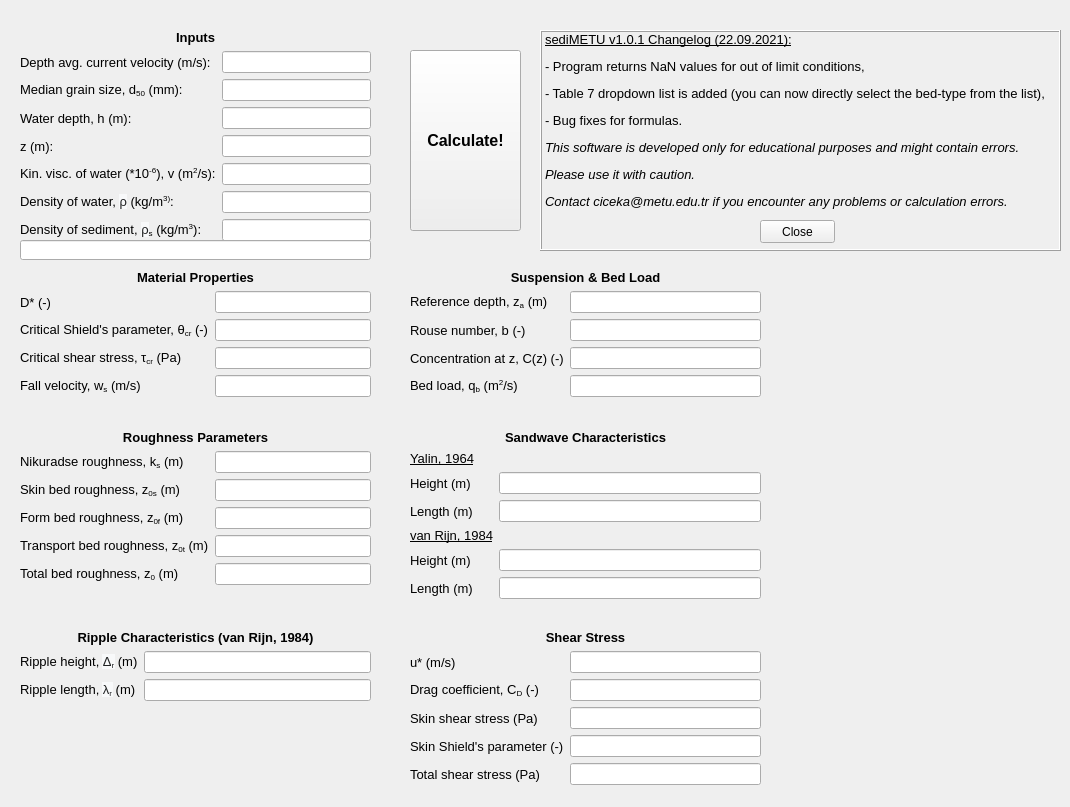
    <widget class="QWidget" name="tab">
     <attribute name="title">
      <string>Currents</string>
     </attribute>
     <widget class="QWidget" name="formLayoutWidget">
      <property name="geometry">
       <rect>
        <x>20</x>
        <y>30</y>
        <width>351</width>
        <height>232</height>
       </rect>
      </property>
      <layout class="QFormLayout" name="formLayout_2">
       <item row="2" column="0">
        <widget class="QLabel" name="Ubar_lbl">
         <property name="font">
          <font>
           <family>MS Shell Dlg 2</family>
           <pointsize>10</pointsize>
          </font>
         </property>
         <property name="text">
          <string>Depth avg. current velocity (m/s):</string>
         </property>
        </widget>
       </item>
       <item row="2" column="1">
        <widget class="QLineEdit" name="Ubar_txt"/>
       </item>
       <item row="3" column="0">
        <widget class="QLabel" name="d50_lbl">
         <property name="font">
          <font>
           <family>MS Shell Dlg 2</family>
           <pointsize>10</pointsize>
          </font>
         </property>
         <property name="text">
          <string>&lt;html&gt;&lt;head/&gt;&lt;body&gt;&lt;p&gt;Median grain size, d&lt;span style=&quot; vertical-align:sub;&quot;&gt;50&lt;/span&gt; (mm):&lt;/p&gt;&lt;/body&gt;&lt;/html&gt;</string>
         </property>
        </widget>
       </item>
       <item row="3" column="1">
        <widget class="QLineEdit" name="d50_txt"/>
       </item>
       <item row="4" column="0">
        <widget class="QLabel" name="h_lbl">
         <property name="font">
          <font>
           <family>MS Shell Dlg 2</family>
           <pointsize>10</pointsize>
           <weight>50</weight>
           <bold>false</bold>
           <strikeout>false</strikeout>
           <kerning>true</kerning>
          </font>
         </property>
         <property name="text">
          <string>Water depth, h (m):</string>
         </property>
        </widget>
       </item>
       <item row="4" column="1">
        <widget class="QLineEdit" name="h_txt"/>
       </item>
       <item row="6" column="0">
        <widget class="QLabel" name="nu_lbl">
         <property name="font">
          <font>
           <family>MS Shell Dlg 2</family>
           <pointsize>10</pointsize>
          </font>
         </property>
         <property name="text">
          <string>&lt;html&gt;&lt;head/&gt;&lt;body&gt;&lt;p&gt;Kin. visc. of water (*10&lt;span style=&quot; vertical-align:super;&quot;&gt;-6&lt;/span&gt;), v (m&lt;span style=&quot; vertical-align:super;&quot;&gt;2&lt;/span&gt;/s):&lt;/p&gt;&lt;/body&gt;&lt;/html&gt;</string>
         </property>
        </widget>
       </item>
       <item row="6" column="1">
        <widget class="QLineEdit" name="nu_txt"/>
       </item>
       <item row="7" column="0">
        <widget class="QLabel" name="ro_lbl">
         <property name="font">
          <font>
           <family>MS Shell Dlg 2</family>
           <pointsize>10</pointsize>
          </font>
         </property>
         <property name="text">
          <string>&lt;html&gt;&lt;head/&gt;&lt;body&gt;&lt;p&gt;Density of water, &lt;span style=&quot; font-family:'sans-serif'; color:#202122; background-color:#f8f9fa;&quot;&gt;ρ&lt;/span&gt; (kg/m&lt;span style=&quot; vertical-align:super;&quot;&gt;3)&lt;/span&gt;:&lt;/p&gt;&lt;/body&gt;&lt;/html&gt;</string>
         </property>
        </widget>
       </item>
       <item row="7" column="1">
        <widget class="QLineEdit" name="ro_txt"/>
       </item>
       <item row="8" column="1">
        <widget class="QLineEdit" name="ro_s_txt"/>
       </item>
       <item row="8" column="0">
        <widget class="QLabel" name="ro_s_lbl">
         <property name="font">
          <font>
           <family>MS Shell Dlg 2</family>
           <pointsize>10</pointsize>
          </font>
         </property>
         <property name="text">
          <string>&lt;html&gt;&lt;head/&gt;&lt;body&gt;&lt;p&gt;Density of sediment, &lt;span style=&quot; font-family:'sans-serif'; color:#202122; background-color:#f8f9fa;&quot;&gt;ρ&lt;/span&gt;&lt;span style=&quot; vertical-align:sub;&quot;&gt;s&lt;/span&gt; (kg/m&lt;span style=&quot; vertical-align:super;&quot;&gt;3&lt;/span&gt;):&lt;/p&gt;&lt;/body&gt;&lt;/html&gt;</string>
         </property>
        </widget>
       </item>
       <item row="5" column="0">
        <widget class="QLabel" name="z_lbl">
         <property name="font">
          <font>
           <family>MS Shell Dlg 2</family>
           <pointsize>10</pointsize>
          </font>
         </property>
         <property name="text">
          <string>z (m):</string>
         </property>
        </widget>
       </item>
       <item row="5" column="1">
        <widget class="QLineEdit" name="z_txt"/>
       </item>
       <item row="1" column="0" colspan="2">
        <widget class="QLabel" name="inputs_lbl">
         <property name="font">
          <font>
           <family>MS Shell Dlg 2</family>
           <pointsize>10</pointsize>
           <weight>75</weight>
           <bold>true</bold>
          </font>
         </property>
         <property name="text">
          <string>&lt;html&gt;&lt;head/&gt;&lt;body&gt;&lt;p align=&quot;center&quot;&gt;Inputs&lt;/p&gt;&lt;/body&gt;&lt;/html&gt;</string>
         </property>
        </widget>
       </item>
      </layout>
     </widget>
     <widget class="QPushButton" name="calculateCurrent_btn">
      <property name="geometry">
       <rect>
        <x>410</x>
        <y>50</y>
        <width>111</width>
        <height>181</height>
       </rect>
      </property>
      <property name="font">
       <font>
        <family>MS Shell Dlg 2</family>
        <pointsize>12</pointsize>
        <weight>75</weight>
        <bold>true</bold>
       </font>
      </property>
      <property name="text">
       <string>Calculate!</string>
      </property>
     </widget>
     <widget class="QWidget" name="formLayoutWidget_2">
      <property name="geometry">
       <rect>
        <x>20</x>
        <y>430</y>
        <width>351</width>
        <height>174</height>
       </rect>
      </property>
      <layout class="QFormLayout" name="formLayout_3">
       <item row="1" column="0" colspan="2">
        <widget class="QLabel" name="roughness_lbl">
         <property name="font">
          <font>
           <family>MS Shell Dlg 2</family>
           <pointsize>10</pointsize>
           <weight>75</weight>
           <bold>true</bold>
          </font>
         </property>
         <property name="text">
          <string>&lt;html&gt;&lt;head/&gt;&lt;body&gt;&lt;p align=&quot;center&quot;&gt;Roughness Parameters&lt;/p&gt;&lt;/body&gt;&lt;/html&gt;</string>
         </property>
        </widget>
       </item>
       <item row="2" column="0">
        <widget class="QLabel" name="ks_lbl">
         <property name="font">
          <font>
           <family>MS Shell Dlg 2</family>
           <pointsize>10</pointsize>
          </font>
         </property>
         <property name="text">
          <string>&lt;html&gt;&lt;head/&gt;&lt;body&gt;&lt;p&gt;Nikuradse roughness, k&lt;span style=&quot; vertical-align:sub;&quot;&gt;s&lt;/span&gt; (m)&lt;/p&gt;&lt;/body&gt;&lt;/html&gt;</string>
         </property>
        </widget>
       </item>
       <item row="2" column="1">
        <widget class="QLineEdit" name="ks_txt">
         <property name="readOnly">
          <bool>true</bool>
         </property>
        </widget>
       </item>
       <item row="3" column="0">
        <widget class="QLabel" name="z0s_lbl">
         <property name="font">
          <font>
           <family>MS Shell Dlg 2</family>
           <pointsize>10</pointsize>
          </font>
         </property>
         <property name="text">
          <string>&lt;html&gt;&lt;head/&gt;&lt;body&gt;&lt;p&gt;Skin bed roughness, z&lt;span style=&quot; vertical-align:sub;&quot;&gt;0s&lt;/span&gt; (m)&lt;/p&gt;&lt;/body&gt;&lt;/html&gt;</string>
         </property>
        </widget>
       </item>
       <item row="3" column="1">
        <widget class="QLineEdit" name="z0s_txt">
         <property name="readOnly">
          <bool>true</bool>
         </property>
        </widget>
       </item>
       <item row="4" column="0">
        <widget class="QLabel" name="z0f_lbl">
         <property name="font">
          <font>
           <family>MS Shell Dlg 2</family>
           <pointsize>10</pointsize>
          </font>
         </property>
         <property name="text">
          <string>&lt;html&gt;&lt;head/&gt;&lt;body&gt;&lt;p&gt;Form bed roughness, z&lt;span style=&quot; vertical-align:sub;&quot;&gt;0f&lt;/span&gt; (m)&lt;/p&gt;&lt;/body&gt;&lt;/html&gt;</string>
         </property>
        </widget>
       </item>
       <item row="4" column="1">
        <widget class="QLineEdit" name="z0f_txt">
         <property name="readOnly">
          <bool>true</bool>
         </property>
        </widget>
       </item>
       <item row="5" column="0">
        <widget class="QLabel" name="z0t_lnl">
         <property name="font">
          <font>
           <family>MS Shell Dlg 2</family>
           <pointsize>10</pointsize>
          </font>
         </property>
         <property name="text">
          <string>&lt;html&gt;&lt;head/&gt;&lt;body&gt;&lt;p&gt;Transport bed roughness, z&lt;span style=&quot; vertical-align:sub;&quot;&gt;0t&lt;/span&gt; (m)&lt;/p&gt;&lt;/body&gt;&lt;/html&gt;</string>
         </property>
        </widget>
       </item>
       <item row="5" column="1">
        <widget class="QLineEdit" name="z0t_txt">
         <property name="readOnly">
          <bool>true</bool>
         </property>
        </widget>
       </item>
       <item row="6" column="0">
        <widget class="QLabel" name="z0_lbl">
         <property name="font">
          <font>
           <family>MS Shell Dlg 2</family>
           <pointsize>10</pointsize>
          </font>
         </property>
         <property name="text">
          <string>&lt;html&gt;&lt;head/&gt;&lt;body&gt;&lt;p&gt;Total bed roughness, z&lt;span style=&quot; vertical-align:sub;&quot;&gt;0&lt;/span&gt; (m)&lt;/p&gt;&lt;/body&gt;&lt;/html&gt;</string>
         </property>
        </widget>
       </item>
       <item row="6" column="1">
        <widget class="QLineEdit" name="z0_txt">
         <property name="readOnly">
          <bool>true</bool>
         </property>
        </widget>
       </item>
      </layout>
     </widget>
     <widget class="QWidget" name="formLayoutWidget_3">
      <property name="geometry">
       <rect>
        <x>20</x>
        <y>630</y>
        <width>351</width>
        <height>81</height>
       </rect>
      </property>
      <layout class="QFormLayout" name="formLayout_4">
       <item row="1" column="0">
        <widget class="QLabel" name="rippleHeight_lbl">
         <property name="font">
          <font>
           <family>MS Shell Dlg 2</family>
           <pointsize>10</pointsize>
          </font>
         </property>
         <property name="text">
          <string>&lt;html&gt;&lt;head/&gt;&lt;body&gt;&lt;p&gt;Ripple height, &lt;span style=&quot; font-family:'sans-serif'; color:#202122; background-color:#f8f9fa;&quot;&gt;Δ&lt;/span&gt;&lt;span style=&quot; font-family:'sans-serif'; color:#202122; background-color:#f8f9fa; vertical-align:sub;&quot;&gt;r&lt;/span&gt; (m)&lt;/p&gt;&lt;/body&gt;&lt;/html&gt;</string>
         </property>
        </widget>
       </item>
       <item row="1" column="1">
        <widget class="QLineEdit" name="rippleHeight_txt">
         <property name="readOnly">
          <bool>true</bool>
         </property>
        </widget>
       </item>
       <item row="2" column="0">
        <widget class="QLabel" name="rippleLength_lbl">
         <property name="font">
          <font>
           <family>MS Shell Dlg 2</family>
           <pointsize>10</pointsize>
          </font>
         </property>
         <property name="text">
          <string>&lt;html&gt;&lt;head/&gt;&lt;body&gt;&lt;p&gt;Ripple length, &lt;span style=&quot; font-family:'sans-serif'; color:#202122; background-color:#f8f9fa;&quot;&gt;λ&lt;/span&gt;&lt;span style=&quot; font-family:'sans-serif'; color:#202122; background-color:#f8f9fa; vertical-align:sub;&quot;&gt;r&lt;/span&gt; (m)&lt;/p&gt;&lt;/body&gt;&lt;/html&gt;</string>
         </property>
        </widget>
       </item>
       <item row="2" column="1">
        <widget class="QLineEdit" name="rippleLength_txt">
         <property name="readOnly">
          <bool>true</bool>
         </property>
        </widget>
       </item>
       <item row="0" column="0" colspan="2">
        <widget class="QLabel" name="rippleCharacteristics_lbl">
         <property name="font">
          <font>
           <family>MS Shell Dlg 2</family>
           <pointsize>10</pointsize>
           <weight>75</weight>
           <bold>true</bold>
          </font>
         </property>
         <property name="text">
          <string>&lt;html&gt;&lt;head/&gt;&lt;body&gt;&lt;p align=&quot;center&quot;&gt;Ripple Characteristics (van Rijn, 1984)&lt;/p&gt;&lt;/body&gt;&lt;/html&gt;</string>
         </property>
        </widget>
       </item>
      </layout>
     </widget>
     <widget class="QWidget" name="formLayoutWidget_4">
      <property name="geometry">
       <rect>
        <x>410</x>
        <y>430</y>
        <width>351</width>
        <height>193</height>
       </rect>
      </property>
      <layout class="QFormLayout" name="formLayout_5">
       <item row="1" column="0">
        <widget class="QLabel" name="yalin1964_lbl">
         <property name="font">
          <font>
           <family>MS Shell Dlg 2</family>
           <pointsize>10</pointsize>
           <weight>50</weight>
           <bold>false</bold>
           <underline>true</underline>
          </font>
         </property>
         <property name="text">
          <string>&lt;html&gt;&lt;head/&gt;&lt;body&gt;&lt;p&gt;Yalin, 1964&lt;/p&gt;&lt;/body&gt;&lt;/html&gt;</string>
         </property>
        </widget>
       </item>
       <item row="2" column="0">
        <widget class="QLabel" name="swHeightYalin_lbl">
         <property name="font">
          <font>
           <family>MS Shell Dlg 2</family>
           <pointsize>10</pointsize>
          </font>
         </property>
         <property name="text">
          <string>Height (m)</string>
         </property>
        </widget>
       </item>
       <item row="2" column="1">
        <widget class="QLineEdit" name="swHeightYalin_txt">
         <property name="readOnly">
          <bool>true</bool>
         </property>
        </widget>
       </item>
       <item row="3" column="0">
        <widget class="QLabel" name="swLengthYalin_lbl">
         <property name="font">
          <font>
           <family>MS Shell Dlg 2</family>
           <pointsize>10</pointsize>
          </font>
         </property>
         <property name="text">
          <string>Length (m)</string>
         </property>
        </widget>
       </item>
       <item row="3" column="1">
        <widget class="QLineEdit" name="swLengthYalin_txt">
         <property name="readOnly">
          <bool>true</bool>
         </property>
        </widget>
       </item>
       <item row="4" column="0">
        <widget class="QLabel" name="vanRijn1984_lbl">
         <property name="font">
          <font>
           <family>MS Shell Dlg 2</family>
           <pointsize>10</pointsize>
           <weight>50</weight>
           <bold>false</bold>
           <underline>true</underline>
          </font>
         </property>
         <property name="text">
          <string>&lt;html&gt;&lt;head/&gt;&lt;body&gt;&lt;p&gt;van Rijn, 1984&lt;/p&gt;&lt;/body&gt;&lt;/html&gt;</string>
         </property>
        </widget>
       </item>
       <item row="5" column="0">
        <widget class="QLabel" name="swLengthvanRijn_lbl">
         <property name="font">
          <font>
           <family>MS Shell Dlg 2</family>
           <pointsize>10</pointsize>
          </font>
         </property>
         <property name="text">
          <string>Height (m)</string>
         </property>
        </widget>
       </item>
       <item row="5" column="1">
        <widget class="QLineEdit" name="swHeightvanRijn_txt">
         <property name="readOnly">
          <bool>true</bool>
         </property>
        </widget>
       </item>
       <item row="6" column="0">
        <widget class="QLabel" name="swLengthvanRijn_lbl_2">
         <property name="font">
          <font>
           <family>MS Shell Dlg 2</family>
           <pointsize>10</pointsize>
          </font>
         </property>
         <property name="text">
          <string>Length (m)</string>
         </property>
        </widget>
       </item>
       <item row="6" column="1">
        <widget class="QLineEdit" name="swLengthvanRijn_txt">
         <property name="readOnly">
          <bool>true</bool>
         </property>
        </widget>
       </item>
       <item row="0" column="0" colspan="2">
        <widget class="QLabel" name="swCharacteristics_lbl">
         <property name="font">
          <font>
           <family>MS Shell Dlg 2</family>
           <pointsize>10</pointsize>
           <weight>75</weight>
           <bold>true</bold>
          </font>
         </property>
         <property name="text">
          <string>&lt;html&gt;&lt;head/&gt;&lt;body&gt;&lt;p align=&quot;center&quot;&gt;Sandwave Characteristics&lt;/p&gt;&lt;/body&gt;&lt;/html&gt;</string>
         </property>
        </widget>
       </item>
      </layout>
     </widget>
     <widget class="QWidget" name="formLayoutWidget_5">
      <property name="geometry">
       <rect>
        <x>20</x>
        <y>270</y>
        <width>351</width>
        <height>139</height>
       </rect>
      </property>
      <layout class="QFormLayout" name="formLayout_6">
       <item row="1" column="0">
        <widget class="QLabel" name="Dstar_lbl">
         <property name="font">
          <font>
           <family>MS Shell Dlg 2</family>
           <pointsize>10</pointsize>
          </font>
         </property>
         <property name="text">
          <string>D* (-)</string>
         </property>
        </widget>
       </item>
       <item row="1" column="1">
        <widget class="QLineEdit" name="Dstar_txt">
         <property name="readOnly">
          <bool>true</bool>
         </property>
        </widget>
       </item>
       <item row="2" column="0">
        <widget class="QLabel" name="crShields_lbl">
         <property name="font">
          <font>
           <family>MS Shell Dlg 2</family>
           <pointsize>10</pointsize>
          </font>
         </property>
         <property name="text">
          <string>&lt;html&gt;&lt;head/&gt;&lt;body&gt;&lt;p&gt;Critical Shield's parameter, θ&lt;span style=&quot; vertical-align:sub;&quot;&gt;cr&lt;/span&gt; (-)&lt;/p&gt;&lt;/body&gt;&lt;/html&gt;</string>
         </property>
        </widget>
       </item>
       <item row="2" column="1">
        <widget class="QLineEdit" name="crShields_txt">
         <property name="readOnly">
          <bool>true</bool>
         </property>
        </widget>
       </item>
       <item row="3" column="0">
        <widget class="QLabel" name="crShear_lbl">
         <property name="font">
          <font>
           <family>MS Shell Dlg 2</family>
           <pointsize>10</pointsize>
           <weight>50</weight>
           <bold>false</bold>
           <strikeout>false</strikeout>
           <kerning>true</kerning>
          </font>
         </property>
         <property name="text">
          <string>&lt;html&gt;&lt;head/&gt;&lt;body&gt;&lt;p&gt;Critical shear stress, τ&lt;span style=&quot; vertical-align:sub;&quot;&gt;cr&lt;/span&gt; (Pa)&lt;/p&gt;&lt;/body&gt;&lt;/html&gt;</string>
         </property>
        </widget>
       </item>
       <item row="3" column="1">
        <widget class="QLineEdit" name="crShear_txt">
         <property name="readOnly">
          <bool>true</bool>
         </property>
        </widget>
       </item>
       <item row="0" column="0" colspan="2">
        <widget class="QLabel" name="materialProperties_lbl">
         <property name="font">
          <font>
           <family>MS Shell Dlg 2</family>
           <pointsize>10</pointsize>
           <weight>75</weight>
           <bold>true</bold>
          </font>
         </property>
         <property name="text">
          <string>&lt;html&gt;&lt;head/&gt;&lt;body&gt;&lt;p align=&quot;center&quot;&gt;Material Properties&lt;/p&gt;&lt;/body&gt;&lt;/html&gt;</string>
         </property>
        </widget>
       </item>
       <item row="4" column="0">
        <widget class="QLabel" name="fallVelocity_lbl">
         <property name="font">
          <font>
           <family>MS Shell Dlg 2</family>
           <pointsize>10</pointsize>
           <weight>50</weight>
           <bold>false</bold>
           <strikeout>false</strikeout>
           <kerning>true</kerning>
          </font>
         </property>
         <property name="text">
          <string>&lt;html&gt;&lt;head/&gt;&lt;body&gt;&lt;p&gt;Fall velocity, w&lt;span style=&quot; vertical-align:sub;&quot;&gt;s&lt;/span&gt; (m/s)&lt;/p&gt;&lt;/body&gt;&lt;/html&gt;</string>
         </property>
        </widget>
       </item>
       <item row="4" column="1">
        <widget class="QLineEdit" name="fallVelocity_txt">
         <property name="readOnly">
          <bool>true</bool>
         </property>
        </widget>
       </item>
      </layout>
     </widget>
     <widget class="QWidget" name="formLayoutWidget_6">
      <property name="geometry">
       <rect>
        <x>410</x>
        <y>630</y>
        <width>351</width>
        <height>168</height>
       </rect>
      </property>
      <layout class="QFormLayout" name="formLayout_7">
       <item row="1" column="0">
        <widget class="QLabel" name="uStar_lbl">
         <property name="font">
          <font>
           <family>MS Shell Dlg 2</family>
           <pointsize>10</pointsize>
          </font>
         </property>
         <property name="text">
          <string>u* (m/s)</string>
         </property>
        </widget>
       </item>
       <item row="1" column="1">
        <widget class="QLineEdit" name="uStar_txt">
         <property name="readOnly">
          <bool>true</bool>
         </property>
        </widget>
       </item>
       <item row="2" column="0">
        <widget class="QLabel" name="CD_lbl">
         <property name="font">
          <font>
           <family>MS Shell Dlg 2</family>
           <pointsize>10</pointsize>
          </font>
         </property>
         <property name="frameShadow">
          <enum>QFrame::Raised</enum>
         </property>
         <property name="text">
          <string>&lt;html&gt;&lt;head/&gt;&lt;body&gt;&lt;p&gt;Drag coefficient, C&lt;span style=&quot; vertical-align:sub;&quot;&gt;D&lt;/span&gt; (-)&lt;/p&gt;&lt;/body&gt;&lt;/html&gt;</string>
         </property>
        </widget>
       </item>
       <item row="2" column="1">
        <widget class="QLineEdit" name="CD_txt">
         <property name="readOnly">
          <bool>true</bool>
         </property>
        </widget>
       </item>
       <item row="3" column="0">
        <widget class="QLabel" name="skinShear_lbl">
         <property name="font">
          <font>
           <family>MS Shell Dlg 2</family>
           <pointsize>10</pointsize>
           <weight>50</weight>
           <bold>false</bold>
           <strikeout>false</strikeout>
           <kerning>true</kerning>
          </font>
         </property>
         <property name="text">
          <string>Skin shear stress (Pa)</string>
         </property>
        </widget>
       </item>
       <item row="3" column="1">
        <widget class="QLineEdit" name="skinShear_txt">
         <property name="readOnly">
          <bool>true</bool>
         </property>
        </widget>
       </item>
       <item row="4" column="0">
        <widget class="QLabel" name="skinShields_lbl">
         <property name="font">
          <font>
           <family>MS Shell Dlg 2</family>
           <pointsize>10</pointsize>
           <weight>50</weight>
           <bold>false</bold>
           <strikeout>false</strikeout>
           <kerning>true</kerning>
          </font>
         </property>
         <property name="text">
          <string>Skin Shield's parameter (-)</string>
         </property>
        </widget>
       </item>
       <item row="4" column="1">
        <widget class="QLineEdit" name="skinShields_txt">
         <property name="readOnly">
          <bool>true</bool>
         </property>
        </widget>
       </item>
       <item row="5" column="0">
        <widget class="QLabel" name="totalShear_lbl">
         <property name="font">
          <font>
           <family>MS Shell Dlg 2</family>
           <pointsize>10</pointsize>
           <weight>50</weight>
           <bold>false</bold>
           <strikeout>false</strikeout>
           <kerning>true</kerning>
          </font>
         </property>
         <property name="text">
          <string>Total shear stress (Pa)</string>
         </property>
        </widget>
       </item>
       <item row="5" column="1">
        <widget class="QLineEdit" name="totalShear_txt">
         <property name="readOnly">
          <bool>true</bool>
         </property>
        </widget>
       </item>
       <item row="0" column="0" colspan="2">
        <widget class="QLabel" name="shear_lbl">
         <property name="font">
          <font>
           <family>MS Shell Dlg 2</family>
           <pointsize>10</pointsize>
           <weight>75</weight>
           <bold>true</bold>
          </font>
         </property>
         <property name="text">
          <string>&lt;html&gt;&lt;head/&gt;&lt;body&gt;&lt;p align=&quot;center&quot;&gt;Shear Stress&lt;/p&gt;&lt;/body&gt;&lt;/html&gt;</string>
         </property>
        </widget>
       </item>
      </layout>
     </widget>
     <widget class="QLineEdit" name="condition_txt">
      <property name="geometry">
       <rect>
        <x>20</x>
        <y>240</y>
        <width>351</width>
        <height>20</height>
       </rect>
      </property>
      <property name="font">
       <font>
        <family>MS Shell Dlg 2</family>
        <weight>75</weight>
        <bold>true</bold>
       </font>
      </property>
      <property name="readOnly">
       <bool>true</bool>
      </property>
     </widget>
     <widget class="QWidget" name="formLayoutWidget_7">
      <property name="geometry">
       <rect>
        <x>410</x>
        <y>270</y>
        <width>351</width>
        <height>139</height>
       </rect>
      </property>
      <layout class="QFormLayout" name="formLayout_8">
       <item row="0" column="0" colspan="2">
        <widget class="QLabel" name="materialProperties_lbl_2">
         <property name="font">
          <font>
           <family>MS Shell Dlg 2</family>
           <pointsize>10</pointsize>
           <weight>75</weight>
           <bold>true</bold>
          </font>
         </property>
         <property name="text">
          <string>&lt;html&gt;&lt;head/&gt;&lt;body&gt;&lt;p align=&quot;center&quot;&gt;Suspension &amp;amp; Bed Load&lt;/p&gt;&lt;/body&gt;&lt;/html&gt;</string>
         </property>
        </widget>
       </item>
       <item row="1" column="0">
        <widget class="QLabel" name="za_lbl">
         <property name="font">
          <font>
           <family>MS Shell Dlg 2</family>
           <pointsize>10</pointsize>
          </font>
         </property>
         <property name="text">
          <string>&lt;html&gt;&lt;head/&gt;&lt;body&gt;&lt;p&gt;Reference depth, z&lt;span style=&quot; vertical-align:sub;&quot;&gt;a&lt;/span&gt; (m)&lt;/p&gt;&lt;/body&gt;&lt;/html&gt;</string>
         </property>
        </widget>
       </item>
       <item row="1" column="1">
        <widget class="QLineEdit" name="za_txt">
         <property name="readOnly">
          <bool>true</bool>
         </property>
        </widget>
       </item>
       <item row="2" column="0">
        <widget class="QLabel" name="rouse_lbl">
         <property name="font">
          <font>
           <family>MS Shell Dlg 2</family>
           <pointsize>10</pointsize>
          </font>
         </property>
         <property name="text">
          <string>Rouse number, b (-)</string>
         </property>
        </widget>
       </item>
       <item row="2" column="1">
        <widget class="QLineEdit" name="rouse_txt">
         <property name="readOnly">
          <bool>true</bool>
         </property>
        </widget>
       </item>
       <item row="3" column="0">
        <widget class="QLabel" name="concentration_lbl">
         <property name="font">
          <font>
           <family>MS Shell Dlg 2</family>
           <pointsize>10</pointsize>
          </font>
         </property>
         <property name="text">
          <string>Concentration at z, C(z) (-)</string>
         </property>
        </widget>
       </item>
       <item row="3" column="1">
        <widget class="QLineEdit" name="concentration_txt">
         <property name="readOnly">
          <bool>true</bool>
         </property>
        </widget>
       </item>
       <item row="4" column="0">
        <widget class="QLabel" name="qb_lbl">
         <property name="font">
          <font>
           <family>MS Shell Dlg 2</family>
           <pointsize>10</pointsize>
          </font>
         </property>
         <property name="text">
          <string>&lt;html&gt;&lt;head/&gt;&lt;body&gt;&lt;p&gt;Bed load, q&lt;span style=&quot; vertical-align:sub;&quot;&gt;b&lt;/span&gt; (m&lt;span style=&quot; vertical-align:super;&quot;&gt;2&lt;/span&gt;/s)&lt;/p&gt;&lt;/body&gt;&lt;/html&gt;</string>
         </property>
        </widget>
       </item>
       <item row="4" column="1">
        <widget class="QLineEdit" name="qb_txt">
         <property name="readOnly">
          <bool>true</bool>
         </property>
        </widget>
       </item>
      </layout>
     </widget>
     <widget class="QFrame" name="updateBox_box">
      <property name="geometry">
       <rect>
        <x>540</x>
        <y>30</y>
        <width>521</width>
        <height>221</height>
       </rect>
      </property>
      <property name="autoFillBackground">
       <bool>true</bool>
      </property>
      <property name="frameShape">
       <enum>QFrame::WinPanel</enum>
      </property>
      <property name="frameShadow">
       <enum>QFrame::Raised</enum>
      </property>
      <widget class="QLabel" name="label_3">
       <property name="geometry">
        <rect>
         <x>0</x>
         <y>0</y>
         <width>521</width>
         <height>221</height>
        </rect>
       </property>
       <property name="frameShape">
        <enum>QFrame::Box</enum>
       </property>
       <property name="frameShadow">
        <enum>QFrame::Raised</enum>
       </property>
       <property name="text">
        <string>&lt;html&gt;&lt;head/&gt;&lt;body&gt;&lt;p&gt;&lt;span style=&quot; font-size:10pt; text-decoration: underline;&quot;&gt;sediMETU v1.0.1 Changelog (22.09.2021):&lt;/span&gt;&lt;/p&gt;&lt;p&gt;&lt;span style=&quot; font-size:10pt;&quot;&gt;- Program returns NaN values for out of limit conditions,&lt;/span&gt;&lt;/p&gt;&lt;p&gt;&lt;span style=&quot; font-size:10pt;&quot;&gt;- Table 7 dropdown list is added (you can now directly select the bed-type from the list),&lt;/span&gt;&lt;/p&gt;&lt;p&gt;&lt;span style=&quot; font-size:10pt;&quot;&gt;- Bug fixes for formulas.&lt;/span&gt;&lt;/p&gt;&lt;p&gt;&lt;span style=&quot; font-size:10pt; font-style:italic;&quot;&gt;This software is developed only for educational purposes and might contain errors. &lt;/span&gt;&lt;/p&gt;&lt;p&gt;&lt;span style=&quot; font-size:10pt; font-style:italic;&quot;&gt;Please use it with caution.&lt;/span&gt;&lt;/p&gt;&lt;p&gt;&lt;span style=&quot; font-size:10pt; font-style:italic;&quot;&gt;Contact ciceka@metu.edu.tr if you encounter any problems or calculation errors.&lt;/span&gt;&lt;/p&gt;&lt;p&gt;&lt;br/&gt;&lt;/p&gt;&lt;/body&gt;&lt;/html&gt;</string>
       </property>
      </widget>
      <widget class="QPushButton" name="closeButton_btn">
       <property name="geometry">
        <rect>
         <x>220</x>
         <y>190</y>
         <width>75</width>
         <height>23</height>
        </rect>
       </property>
       <property name="text">
        <string>Close</string>
       </property>
      </widget>
     </widget>
    </widget>
